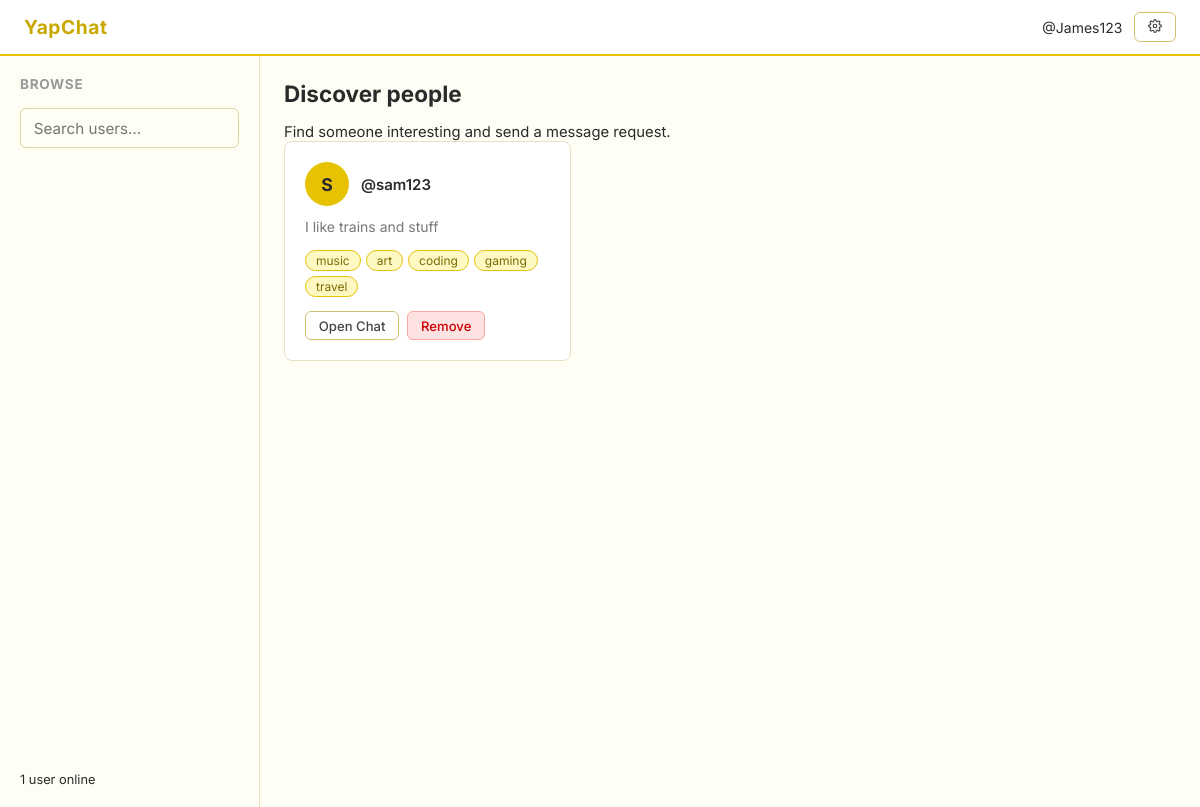
/browse (signed in), run on the app's committed database.
### tables this page shows
CREATE TABLE users (
                username      TEXT PRIMARY KEY,
                password_hash TEXT NOT NULL,
                bio           TEXT DEFAULT '',
                tags          TEXT DEFAULT ''
            );

### main.py (the view)
@app.route('/browse')
@login_required
def browse():
    me = session['username']
    with get_db() as conn:
        my_row = conn.execute(
            'SELECT tags FROM users WHERE username = ?', (me,)
        ).fetchone()
        rows = conn.execute(
            'SELECT username, bio, tags FROM users WHERE username != ?', (me,)
        ).fetchall()
        incoming = conn.execute(
            'SELECT from_user FROM requests WHERE to_user = ?', (me,)
        ).fetchall()
    my_tags = set(t.strip() for t in my_row['tags'].split(',') if t.strip())
    with get_db() as conn:
        connections = conn.execute(
            'SELECT user1, user2 FROM connections WHERE user1 = ? OR user2 = ?',
            (me, me)
        ).fetchall()
    connected_users = set()
    for c in connections:
        other = c['user2'] if c['user1'] == me else c['user1']
        connected_users.add(other)
    other_users = []
    for r in rows:
        user_tags = [t.strip() for t in r['tags'].split(',') if t.strip()]
        shared = len(my_tags & set(user_tags))
        other_users.append({
            'username':  r['username'],
            'bio':       r['bio'],
            'tags':      user_tags,
            'shared':    shared,                              #used for sorting, not displayed
            'connected': r['username'] in connected_users    #True if already connected, False if not
        })
    other_users.sort(key=lambda u: u['shared'], reverse=True)
    incoming_requests = [r['from_user'] for r in incoming]
    return render_template('browse.html', users=other_users,
                           current_user=me, incoming_requests=incoming_requests,
                           online_count=len(online_users))                          #displays how many users online/logged in currently.

### main.py (called while the page is built)
def get_db():
    conn = sqlite3.connect(DATABASE)
    conn.row_factory = sqlite3.Row
    return conn

def login_required(f):
    from functools import wraps
    @wraps(f)
    def decorated(*args, **kwargs):
        if 'username' not in session:
            return redirect(url_for('home'))
        return f(*args, **kwargs)
    return decorated

### templates/browse.html (shortened to what this page needs)
<!DOCTYPE html>
<html lang="en">
<head>
  <link rel="stylesheet" href="/static/css/style.css">
</head>
<body>
  <nav class="navbar">
    <span class="navbar-brand">YapChat</span>
    <div class="navbar-links">
      <span style="color:var(--muted);font-size:.875rem;">@{{ current_user }}</span>
      <a href="/settings" class="btn btn-secondary btn-sm">
      </a>
    </div>
  </nav>
  <div class="browse-layout">
    <aside class="sidebar">
      <h3>Browse</h3>
      <input type="text" class="search-input" id="searchInput" placeholder="Search users…">
      <div style="margin-top:auto;">
        <p style="font-size:.8rem;">
          {{ online_count }} user{{ 's' if online_count != 1 else '' }} online
        </p>
      </div>
    </aside>
    <main class="main-content">
      <h2 class="anim">Discover people</h2>
      <p class="anim anim-d1" style="margin-top:.35rem;font-size:.925rem;">Find someone interesting and send a message request.</p>
      {% if users %}
      <div class="user-grid" id="userGrid">
        {% for user in users %}
        <div class="user-card anim" data-name="{{ user.username }}" data-tags="{{ user.tags|join(' ') }}">
          <div style="display:flex;align-items:center;gap:.75rem;">
            <div class="user-avatar">{{ user.username[0].upper() }}</div>
            <div>
              <a href="/profile/{{ user.username }}" class="user-name">@{{ user.username }}</a>
            </div>
          </div>
          {% if user.bio %}
          <p class="user-bio">{{ user.bio }}</p>
          {% else %}
          <p class="user-bio" style="font-style:italic;">No bio yet.</p>
          {% endif %}
          {% if user.tags %}
          <div class="tags">
            {% for tag in user.tags %}
            <span class="tag">{{ tag }}</span>
            {% endfor %}
          </div>
          {% endif %}
          {% if user.connected %}
            <div style="display:flex;gap:.5rem;margin-top:.25rem;">
              <a href="/messaging/{{ user.username }}" class="btn btn-secondary btn-sm">Open Chat</a>
              <a href="/remove-user/{{ user.username }}"
                 class="btn btn-danger btn-sm"
                 onclick="return confirm('Remove @{{ user.username }}? You will no longer be connected.')">
                Remove
              </a>
            </div>
          {% else %}
            <a href="/request-chat/{{ user.username }}" class="btn btn-primary btn-sm" style="margin-top:.25rem;">
              Request to Chat
            </a>
          {% endif %}
        </div>
        {% endfor %}
      </div>
      {% else %}
      <div style="margin-top:3rem;text-align:center;opacity:.5;">
        <p>No other users yet. Share the link so friends can join!</p>
      </div>
      {% endif %}
    </main>
  </div>
</body>
</html>

### static/css/style.css (style rules this page uses)
* { box-sizing: border-box; margin: 0; padding: 0; }
body { font-family: 'Inter', sans-serif; background: #fffef5; color: #2a2a2a; font-size: 15px; }
a { color: #b8860b; text-decoration: none; }
input[type=text], input[type=password], textarea { width: 100%; padding: 0.6rem 0.8rem; border: 1px solid #ddd5a0; border-radius: 6px; font-family: inherit; font-size: 0.95rem; background: #fffef5; color: #2a2a2a; outline: none; }
.btn { display: inline-block; padding: 0.6rem 1.2rem; border-radius: 6px; border: 1px solid transparent; font-family: inherit; font-size: 0.9rem; font-weight: 500; cursor: pointer; text-align: center; transition: opacity 0.15s; }
.btn-secondary { background: #fff; color: #444; border-color: #d4c070; }
.btn-danger { background: #fee2e2; color: #c00; border-color: #fca5a5; }
.btn-sm { padding: 0.35rem 0.8rem; font-size: 0.82rem; }
.tags { display: flex; flex-wrap: wrap; gap: 5px; margin-top: 4px; }
.tag { background: #fef9c3; color: #7a6a00; border-radius: 20px; font-size: 0.75rem; padding: 2px 10px; border: 1px solid #e6c200; }
.navbar { background: #fff; border-bottom: 2px solid #e6c200; padding: 0.75rem 1.5rem; display: flex; align-items: center; justify-content: space-between; position: sticky; top: 0; z-index: 10; }
.navbar-brand { font-weight: 700; font-size: 1.2rem; color: #c9a800; letter-spacing: 0.03em; }
.navbar-links { display: flex; align-items: center; gap: 0.75rem; }
.browse-layout { display: grid; grid-template-columns: 260px 1fr; min-height: calc(100vh - 49px); }
.sidebar { border-right: 1px solid #e8e0c0; background: #fffef5; padding: 1.25rem; display: flex; flex-direction: column; gap: 1rem; }
.sidebar h3 { font-size: 0.85rem; text-transform: uppercase; letter-spacing: 0.05em; color: #999; }
.main-content { padding: 1.5rem; }
.main-content h2 { margin-bottom: 1rem; }
.search-input { width: 100%; padding: 0.5rem 0.75rem; border: 1px solid #ddd5a0; border-radius: 6px; font-family: inherit; font-size: 0.9rem; outline: none; background: #fff; }
.user-grid { display: grid; grid-template-columns: repeat(auto-fill, minmax(240px, 1fr)); gap: 1rem; }
.user-card { background: #fff; border: 1px solid #e8e0c0; border-radius: 8px; padding: 1.25rem; display: flex; flex-direction: column; gap: 0.6rem; }
.user-avatar { width: 44px; height: 44px; border-radius: 50%; background: #e6c200; color: #2a2a2a; display: flex; align-items: center; justify-content: center; font-weight: 700; font-size: 1.1rem; }
.user-name { font-weight: 600; color: #2a2a2a; }
.user-bio { font-size: 0.875rem; color: #777; line-height: 1.5; }
.anim { animation: fadeIn 0.3s ease both; }
.anim-d1 { animation-delay: 0.05s; }

### data on the page
users: username "S", username "sam123", bio "I like trains and stuff", tags "music" "art" "coding" "gaming" "travel"

### other printed values
{{ current_user }} "James123"
{{ online_count }} "1"
